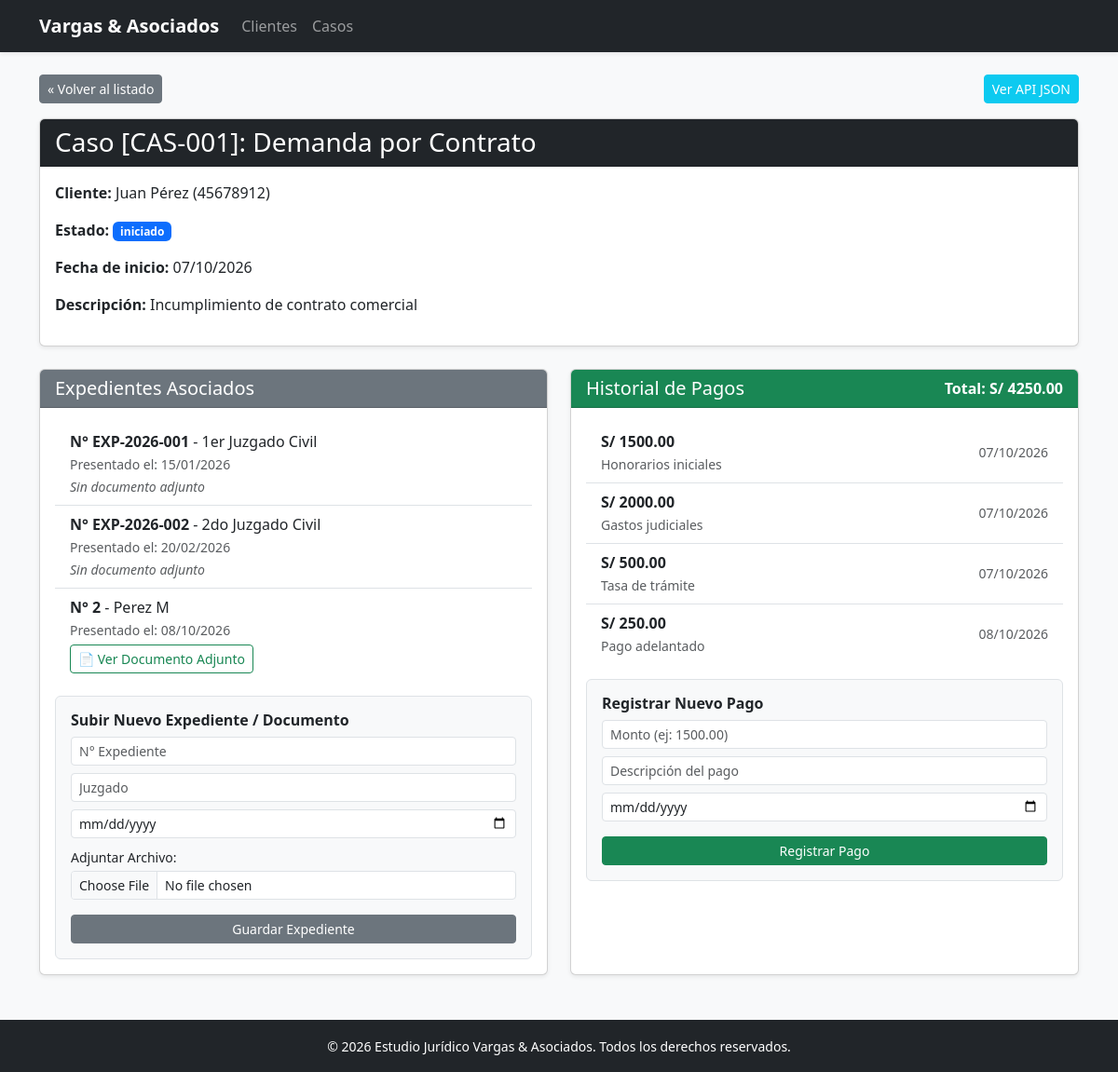
The page /casos/1/ on the database its author committed.
### casos/models.py (models this page shows, shortened)
class Caso(models.Model):
    codigo = models.CharField(max_length=20, unique=True)
    titulo = models.CharField(max_length=200)
    descripcion = models.TextField()
    fecha_inicio = models.DateField(auto_now_add=True)
    cliente = models.ForeignKey(
        Cliente,
        on_delete=models.PROTECT,
        related_name='casos'
    )
    estado = models.ForeignKey(
        EstadoCaso,
        on_delete=models.PROTECT,
        related_name='casos'
    )
    abogados = models.ManyToManyField(
        PerfilAbogado,
        related_name='casos'
    )
    def total_pagado(self):
        resultado = self.pagos.aggregate(total=Sum('monto'))['total']
        return resultado if resultado is not None else 0

class Cliente(models.Model):
    nombres = models.CharField(max_length=150)
    documento = models.CharField(max_length=20, unique=True)  # DNI o RUC
    telefono = models.CharField(max_length=20)
    correo = models.EmailField()

class EstadoCaso(models.Model):
    nombre = models.CharField(max_length=50, unique=True)
    permite_pagos = models.BooleanField(default=False)

class Expediente(models.Model):
    caso = models.ForeignKey(Caso, on_delete=models.CASCADE, related_name='expedientes')
    numero = models.CharField(max_length=50)
    juzgado = models.CharField(max_length=100)
    fecha_presentacion = models.DateField()
    documento = models.FileField(upload_to='expedientes/', null=True, blank=True) # <-- Campo agregado

class Pago(models.Model):
    caso = models.ForeignKey(
        Caso,
        on_delete=models.CASCADE,
        related_name='pagos'
    )
    monto = models.DecimalField(max_digits=10, decimal_places=2)
    fecha = models.DateField(auto_now_add=True)
    descripcion = models.TextField(blank=True, null=True)

### casos/views.py (the view, shortened to what this page needs)
# urls.py: path('casos/<int:id>/', views.detalle_caso, name='detalle_caso'),
def detalle_caso(request, id):
    caso = get_object_or_404(Caso, pk=id)
    error_pago = None
    return render(request, 'casos/caso_detail.html', {'caso': caso, 'error_pago': error_pago})

### casos/templates/casos/caso_detail.html (shortened to what this page needs)
{% extends 'casos/base.html' %}
{% block contenido %}
<div class="mb-3 d-flex justify-content-between">
    <a href="{% url 'lista_casos' %}" class="btn btn-secondary btn-sm">&laquo; Volver al listado</a>
    <a href="{% url 'api_caso' caso.id %}" target="_blank" class="btn btn-info btn-sm text-white">Ver API JSON</a>
</div>
<div class="card shadow-sm mb-4">
    <div class="card-header bg-dark text-white">
        <h3 class="mb-0">Caso [{{ caso.codigo }}]: {{ caso.titulo }}</h3>
    </div>
    <div class="card-body">
        <p><strong>Cliente:</strong> {{ caso.cliente.nombres }} ({{ caso.cliente.documento }})</p>
        <p><strong>Estado:</strong> <span class="badge bg-primary">{{ caso.estado.nombre }}</span></p>
        <p><strong>Fecha de inicio:</strong> {{ caso.fecha_inicio|date:"d/m/Y" }}</p>
        <p><strong>Descripción:</strong> {{ caso.descripcion }}</p>
    </div>
</div>
<div class="row">
    <div class="col-md-6 mb-4">
        <div class="card shadow-sm h-100">
            <div class="card-header bg-secondary text-white">
                <h5 class="mb-0">Expedientes Asociados</h5>
            </div>
            <div class="card-body">
                <ul class="list-group list-group-flush mb-3">
                    {% for exp in caso.expedientes.all %}
                        <li class="list-group-item">
                            <strong>N° {{ exp.numero }}</strong> - {{ exp.juzgado }}<br>
                            <small class="text-muted">Presentado el: {{ exp.fecha_presentacion|date:"d/m/Y" }}</small><br>
                            {% if exp.documento %}
                                <a href="{{ exp.documento.url }}" target="_blank" class="btn btn-sm btn-outline-success mt-1">
                                    📄 Ver Documento Adjunto
                                </a>
                            {% else %}
                                <small class="text-muted"><em>Sin documento adjunto</em></small>
                            {% endif %}
                        </li>
                    {% empty %}
                        <li class="list-group-item text-muted">No hay expedientes registrados.</li>
                    {% endfor %}
                </ul>
                <div class="border p-3 rounded bg-light">
                    <h6 class="fw-bold mb-2">Subir Nuevo Expediente / Documento</h6>
                    <form method="POST" action="{% url 'subir_expediente' caso.id %}" enctype="multipart/form-data">
                        <div class="mb-2">
                            <input type="text" name="numero" class="form-control form-control-sm" placeholder="N° Expediente" required>
                        </div>
                        <div class="mb-2">
                            <input type="text" name="juzgado" class="form-control form-control-sm" placeholder="Juzgado" required>
                        </div>
                        <div class="mb-2">
                            <input type="date" name="fecha_presentacion" class="form-control form-control-sm" required>
                        </div>
                        <div class="mb-2">
                            <label class="form-label small mb-1">Adjuntar Archivo:</label>
                            <input type="file" name="documento" class="form-control form-control-sm" required>
                        </div>
                        <button type="submit" class="btn btn-sm btn-secondary w-100 mt-2">Guardar Expediente</button>
                    </form>
                </div>
            </div>
        </div>
    </div>
    <div class="col-md-6 mb-4">
        <div class="card shadow-sm h-100">
            <div class="card-header bg-success text-white d-flex justify-content-between align-items-center">
                <h5 class="mb-0">Historial de Pagos</h5>
                <span class="fw-bold">Total: S/ {{ caso.total_pagado|floatformat:2 }}</span>
            </div>
            <div class="card-body">
                <ul class="list-group list-group-flush mb-3">
                    {% for pago in caso.pagos.all %}
                        <li class="list-group-item d-flex justify-content-between align-items-center">
                            <div>
                                <strong>S/ {{ pago.monto|floatformat:2 }}</strong><br>
                                <small class="text-muted">{{ pago.descripcion }}</small>
                            </div>
                            <small class="text-muted">{{ pago.fecha|date:"d/m/Y" }}</small>
                        </li>
                    {% empty %}
                        <li class="list-group-item text-muted">No se registran pagos para este caso.</li>
                    {% endfor %}
                </ul>
                <div class="border p-3 rounded bg-light">
                    <h6 class="fw-bold mb-2">Registrar Nuevo Pago</h6>
                    <form method="POST">
                        <div class="mb-2">
                            <input type="number" step="0.01" name="monto" class="form-control form-control-sm" placeholder="Monto (ej: 1500.00)" required>
                        </div>
                        <div class="mb-2">
                            <input type="text" name="descripcion" class="form-control form-control-sm" placeholder="Descripción del pago" required>
                        </div>
                        <div class="mb-2">
                            <input type="date" name="fecha" class="form-control form-control-sm" required>
                        </div>
                        <button type="submit" class="btn btn-sm btn-success w-100 mt-2">Registrar Pago</button>
                    </form>
                </div>
            </div>
        </div>
    </div>
</div>
{% endblock %}

### rows shown on the page
Caso: codigo "CAS-001", titulo "Demanda por Contrato", cliente.nombres "Juan Pérez", cliente.documento "45678912", estado.nombre "iniciado", fecha_inicio "07/10/2026", descripcion "Incumplimiento de contrato comercial", total_pagado "4250.00"
Expediente: numero "EXP-2026-001", juzgado "1er Juzgado Civil", fecha_presentacion "15/01/2026", shows "Sin documento adjunto"
Expediente: numero "EXP-2026-002", juzgado "2do Juzgado Civil", fecha_presentacion "20/02/2026", shows "Sin documento adjunto"
Expediente: numero "2", juzgado "Perez M", fecha_presentacion "08/10/2026"
Pago: monto "1500.00", descripcion "Honorarios iniciales", fecha "07/10/2026"
Pago: monto "2000.00", descripcion "Gastos judiciales", fecha "07/10/2026"
Pago: monto "500.00", descripcion "Tasa de trámite", fecha "07/10/2026"
Pago: monto "250.00", descripcion "Pago adelantado", fecha "08/10/2026"
